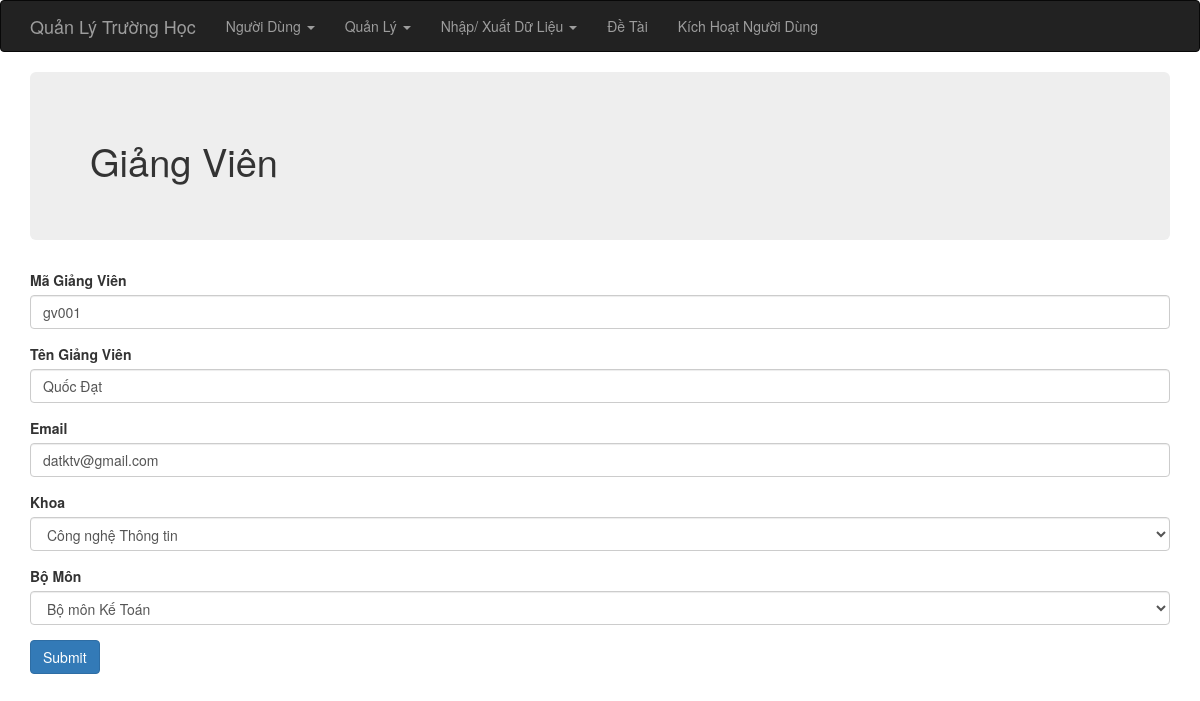
The app's page /index.php?op=gv_edit&id=1 (signed in) with its own data.
### tables this page shows
CREATE TABLE IF NOT EXISTS `giang_vien` (
  `id` int(6) unsigned NOT NULL AUTO_INCREMENT,
  `ma_giang_vien` varchar(255) NOT NULL,
  `ho_ten` varchar(255) NOT NULL,
  `khoa_id` int(6) DEFAULT NULL,
  `bo_mon_id` int(6) DEFAULT NULL,
  `email` varchar(255) DEFAULT NULL,
  PRIMARY KEY (`id`)
);

CREATE TABLE IF NOT EXISTS `khoa` (
  `id` int(6) unsigned NOT NULL AUTO_INCREMENT,
  `ten_khoa` varchar(255) NOT NULL,
  PRIMARY KEY (`id`)
);

CREATE TABLE IF NOT EXISTS `bo_mon` (
  `id` int(6) unsigned NOT NULL AUTO_INCREMENT,
  `ten_mon` varchar(255) NOT NULL,
  `mota` text,
  `khoa_id` int(6) DEFAULT NULL,
  PRIMARY KEY (`id`)
);

### index.php (called while the page is built, shortened)
<?php
require_once 'controller/IndexController.php';
$controller = new IndexController();
$controller->handleRequest();
?>

### model/BoMonGateway.php (called while the page is built, shortened)
<?php
class BoMonGateway {
    public function selectAll($order, $start, $limit) {
        $dbOrder =  mysql_real_escape_string($order);
        $dbres = mysql_query("SELECT * FROM bo_mon ORDER BY $dbOrder ASC limit {$start},{$limit}");
        $data = array();
        while ( ($obj = mysql_fetch_object($dbres)) != NULL ) {
            $data[] = $obj;
        }
        return $data;
    }
}
?>

### model/BoMonService.php (called while the page is built, shortened)
<?php
require_once 'model/BoMonGateway.php';
class BoMonService {
    private $index = NULL;
    private $bomonGateway    = NULL;
    public function __construct() {
        $this->index = new IndexService();
        $this->bomonGateway = new bomonGateway();
    }
    public function getAll($order, $start, $limit) {
        try {
            $this->index->openDb();
            $res = $this->bomonGateway->selectAll($order, $start, $limit);
            $this->index->closeDb();
            return $res;
        } catch (Exception $e) {
            $this->index->closeDb();
            throw $e;
        }
    }
}
?>

### model/GVGateway.php (called while the page is built, shortened)
<?php
class GVGateway {
    public function selectById($id) {
        $dbId = mysql_real_escape_string($id);
        $dbres = mysql_query("SELECT * FROM giang_vien WHERE id=$dbId");
        return mysql_fetch_object($dbres);
    }
}
?>

### model/GVService.php (called while the page is built, shortened)
<?php
require_once 'model/GVGateway.php';
class GVService {
    private $index = NULL;
    private $GVGateway    = NULL;
    public function __construct() {
        $this->index = new IndexService();
        $this->GVGateway = new GVGateway();
    }
    public function getId($id) {
        try {
            $this->index->openDb();
            $res = $this->GVGateway->selectById($id);
            $this->index->closeDb();
            return $res;
        } catch (Exception $e) {
            $this->index->closeDb();
            throw $e;
        }
    }
}
?>

### model/KhoaService.php (called while the page is built, shortened)
<?php
require_once 'model/KhoaGateway.php';
class KhoaService {
    private $index = NULL;
    private $khoaGateway    = NULL;
    public function __construct() {
        $this->index = new IndexService();
        $this->khoaGateway = new KhoaGateway();
    }
    public function getAll($order, $start, $limit) {
        try {
            $this->index->openDb();
            $res = $this->khoaGateway->selectAll($order, $start, $limit);
            $this->index->closeDb();
            return $res;
        } catch (Exception $e) {
            $this->index->closeDb();
            throw $e;
        }
    }
}
?>

### model/KhoaGateway.php (called while the page is built, shortened)
<?php
class KhoaGateway {
    public function selectAll($order, $start, $limit) {
        $dbOrder =  mysql_real_escape_string($order);
        $dbres = mysql_query("SELECT * FROM khoa ORDER BY $dbOrder ASC limit {$start},{$limit}");
        $data = array();
        while ( ($obj = mysql_fetch_object($dbres)) != NULL ) {
            $data[] = $obj;
        }
        return $data;
    }
}
?>

### view/giangvien/form.php (the view, shortened to what this page needs)
<?php require_once(realpath($_SERVER["DOCUMENT_ROOT"]) .'/school/view/include/header.php');?>
<div class="container">
    <div class="jumbotron">
        <h1>Giảng Viên</h1>
    </div>
    <form method="POST" action="">
        <div class="form-group">
            <label for="name">Mã Giảng Viên</label>
            <input type="text" name="magv" class="form-control" value="<?php if (isset($data)) echo $data->ma_giang_vien; ?>"/>
        </div>
        <div class="form-group">
            <label for="name">Tên Giảng Viên</label>
            <input type="text" name="tengv" class="form-control" value="<?php if (isset($data)) echo $data->ho_ten; ?>"/>
        </div>
        <div class="form-group">
            <label for="name">Email</label>
            <input type="email" name="email" class="form-control" value="<?php if (isset($data)) echo $data->email; ?>"/>
        </div>
        <div class="form-group">
            <label for="name">Khoa</label>
            <select name="khoa" id="" class="form-control">
                <?php foreach ($khoaList as $khoa) :?>
                    <option <?php if (isset($data)) { if ($data->khoa_id == $khoa->id) {echo 'selected';} } ?> value="<?php echo $khoa->id; ?>"><?php echo $khoa->ten_khoa; ?></option>
                <?php endforeach; ?>
            </select>
        </div>
        <div class="form-group">
            <label for="name">Bộ Môn</label>
            <select name="bomon" id="" class="form-control">
                <?php foreach ($BMList as $bm) :?>
                    <option <?php if (isset($data)) { if ($data->bo_mon_id == $bm->id) {echo 'selected';} } ?> value="<?php echo $bm->id; ?>"><?php echo $bm->ten_mon; ?></option>
                <?php endforeach; ?>
            </select>
        </div>
        <input type="submit" value="Submit" class="btn btn-primary"/>
    </form>
</div>
<?php require_once(realpath($_SERVER["DOCUMENT_ROOT"]) .'/school/view/include/footer.php');?>

### libs/css/style.css (style rules this page uses)
html, body { height: 100%; }
.jumbotron h1 { text-transform: capitalize; font-size: 38px; }
.page-wrap .container { background: #fff; }

### records on screen
giang_vien: magv "gv001", tengv "Quốc Đạt", email "datktv@gmail.com", khoa "Công nghệ Thông tin", bomon "Bộ môn Kế Toán"
